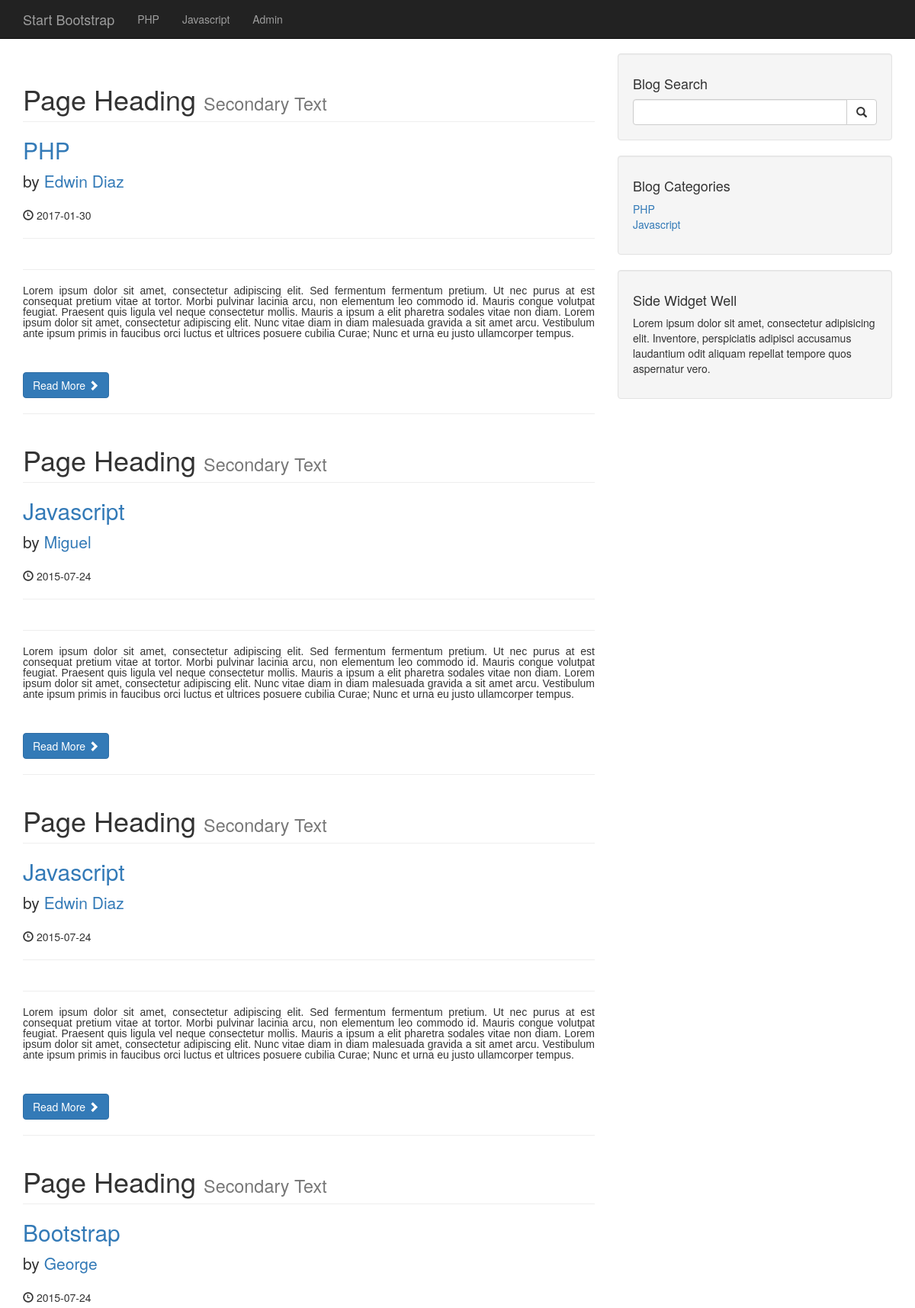
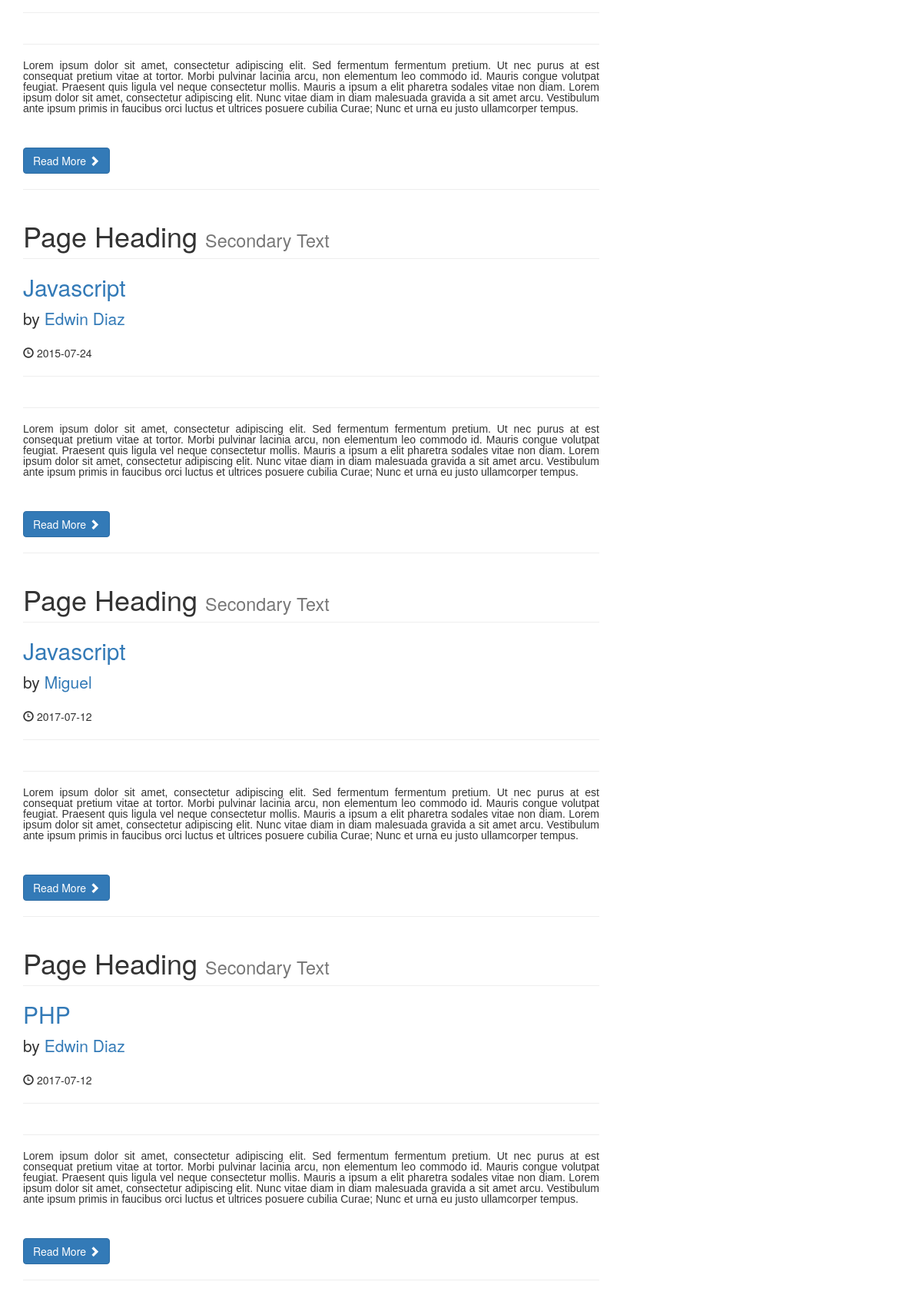
Page /cms/index.php (upper part) on the committed database (2 pictures, top to bottom).
### tables this page shows
CREATE TABLE `categories` (
  `cat_id` int(3) NOT NULL,
  `cat_title` varchar(255) NOT NULL
);

CREATE TABLE `posts` (
  `post_id` int(3) NOT NULL,
  `post_category_id` int(3) NOT NULL,
  `post_title` varchar(255) NOT NULL,
  `post_author` varchar(255) NOT NULL,
  `post_user` varchar(255) NOT NULL,
  `post_date` date NOT NULL,
  `post_image` text NOT NULL,
  `post_content` text NOT NULL,
  `post_tags` varchar(255) NOT NULL,
  `post_comment_count` varchar(255) NOT NULL,
  `post_status` varchar(255) NOT NULL DEFAULT 'draft',
  `post_views_count` int(11) NOT NULL
);

### cms/index.php (the view, shortened to what this page needs)
<?php
    include "includes/db.php"
?>
<?php
    include "includes/header.php"
?>
    <?php
        include "includes/navigation.php"
    ?>
    <div class="container">
        <div class="row">
            <div class="col-md-8">
                <?php
                    $query = "SELECT * FROM posts";
                    $select_all_posts_query = mysqli_query($connection, $query);
                    while($row = mysqli_fetch_assoc($select_all_posts_query))
                    {
                        $post_title =  $row['post_title'];
                        $post_author =  $row['post_author'];
                        $post_date =  $row['post_date'];
                        $post_content =  $row['post_content'];
                        ?>
                        <h1 class="page-header">
                            Page Heading
                            <small>Secondary Text</small>
                        </h1>
                        <h2>
                            <a href="#"><?php echo $post_title ?></a>
                        </h2>
                        <p class="lead">
                            by <a href="index.php"><?php echo $post_author ?></a>
                        </p>
                        <p><span class="glyphicon glyphicon-time"></span> <?php echo $post_date ?></p>
                        <hr>
                        <hr>
                        <p><?php echo $post_content ?></p>
                        <a class="btn btn-primary" href="#">Read More <span class="glyphicon glyphicon-chevron-right"></span></a>
                        <hr>
                <?php
                    }
                ?>
            </div>
            <?php
                include "includes/sidebar.php"
            ?>
        </div>
<?php
    include "includes/footer.php"
?>

### cms/includes/navigation.php (shortened to what this page needs)
<nav class="navbar navbar-inverse navbar-fixed-top" role="navigation">
        <div class="container">
            <div class="navbar-header">
                <a class="navbar-brand" href="#">Start Bootstrap</a>
            </div>
            <div class="collapse navbar-collapse" id="bs-example-navbar-collapse-1">
                <ul class="nav navbar-nav">
                    <?php
                        $query = "SELECT * FROM categories";
                        $select_all_categories_query = mysqli_query($connection, $query);
                        while($row = mysqli_fetch_assoc($select_all_categories_query))
                        {
                           $cat_title =  $row['cat_title'];
                           echo "<li><a href='#'>{$cat_title}</a></li>";
                        }
                    ?>
                    <li>
                        <a href="admin">Admin</a>
                    </li>
                </ul>
            </div>
        </div>
    </nav>

### cms/includes/sidebar.php (shortened to what this page needs)
<div class="col-md-4">
                <div class="well">
                    <h4>Blog Search</h4>
                    <form action="search.php" method="post">
                    <div class="input-group">
                        <input name="search" type="text" class="form-control">
                        <span class="input-group-btn">
                            <button name="submit" class="btn btn-default" type="submit">
                                <span class="glyphicon glyphicon-search"></span>
                        </button>
                        </span>
                    </div>
                    </form>
                </div>
                <div class="well">
                    <?php
                        $query = "SELECT * FROM categories";
                        $select_categories_sidebar = mysqli_query($connection, $query);
                    ?>
                    <h4>Blog Categories</h4>
                    <div class="row">
                        <div class="col-lg-12">
                            <ul class="list-unstyled">
                                <?php
                                    while($row = mysqli_fetch_assoc($select_categories_sidebar))
                                    {
                                       $cat_title =  $row['cat_title'];
                                       echo "<li><a href='#'>{$cat_title}</a></li>";
                                    }
                                ?>
                            </ul>
                        </div>
                    </div>
                </div>
                <?php include "widget.php" ?>
            </div>

### cms/css/blog-home.css (style rules this page uses)
body { padding-top: 70px; }

### rows in the picture
categories: cat_title "PHP"
categories: cat_title "Javascript"
posts: post_title "PHP", post_author "Edwin Diaz", post_date "2017-01-30", post_content "Lorem ipsum dolor sit amet, consectetur adipiscing elit. Sed fermentum fermentum pretium. Ut nec purus at est consequat pretium vitae at tortor. Morbi pulvinar lacinia arcu, non elementum leo commodo id. Mauris congue volutpat feugiat. Praesent quis ligula vel neque consectetur mollis. Mauris a ipsum a elit pharetra sodales vitae non diam. Lorem ipsum dolor sit amet, consectetur adipiscing elit. Nunc vitae diam in diam malesuada gravida a sit amet arcu. Vestibulum ante ipsum primis in faucibus orci luctus et ultrices posuere cubilia Curae; Nunc et urna eu justo ullamcorper tempus."
posts: post_title "Javascript", post_author "Miguel", post_date "2015-07-24", post_content "Lorem ipsum dolor sit amet, consectetur adipiscing elit. Sed fermentum fermentum pretium. Ut nec purus at est consequat pretium vitae at tortor. Morbi pulvinar lacinia arcu, non elementum leo commodo id. Mauris congue volutpat feugiat. Praesent quis ligula vel neque consectetur mollis. Mauris a ipsum a elit pharetra sodales vitae non diam. Lorem ipsum dolor sit amet, consectetur adipiscing elit. Nunc vitae diam in diam malesuada gravida a sit amet arcu. Vestibulum ante ipsum primis in faucibus orci luctus et ultrices posuere cubilia Curae; Nunc et urna eu justo ullamcorper tempus."
posts: post_title "Javascript", post_author "Edwin Diaz", post_date "2015-07-24", post_content "Lorem ipsum dolor sit amet, consectetur adipiscing elit. Sed fermentum fermentum pretium. Ut nec purus at est consequat pretium vitae at tortor. Morbi pulvinar lacinia arcu, non elementum leo commodo id. Mauris congue volutpat feugiat. Praesent quis ligula vel neque consectetur mollis. Mauris a ipsum a elit pharetra sodales vitae non diam. Lorem ipsum dolor sit amet, consectetur adipiscing elit. Nunc vitae diam in diam malesuada gravida a sit amet arcu. Vestibulum ante ipsum primis in faucibus orci luctus et ultrices posuere cubilia Curae; Nunc et urna eu justo ullamcorper tempus."
posts: post_title "Bootstrap", post_author "George", post_date "2015-07-24", post_content "Lorem ipsum dolor sit amet, consectetur adipiscing elit. Sed fermentum fermentum pretium. Ut nec purus at est consequat pretium vitae at tortor. Morbi pulvinar lacinia arcu, non elementum leo commodo id. Mauris congue volutpat feugiat. Praesent quis ligula vel neque consectetur mollis. Mauris a ipsum a elit pharetra sodales vitae non diam. Lorem ipsum dolor sit amet, consectetur adipiscing elit. Nunc vitae diam in diam malesuada gravida a sit amet arcu. Vestibulum ante ipsum primis in faucibus orci luctus et ultrices posuere cubilia Curae; Nunc et urna eu justo ullamcorper tempus."
posts: post_title "Javascript", post_author "Edwin Diaz", post_date "2015-07-24", post_content "Lorem ipsum dolor sit amet, consectetur adipiscing elit. Sed fermentum fermentum pretium. Ut nec purus at est consequat pretium vitae at tortor. Morbi pulvinar lacinia arcu, non elementum leo commodo id. Mauris congue volutpat feugiat. Praesent quis ligula vel neque consectetur mollis. Mauris a ipsum a elit pharetra sodales vitae non diam. Lorem ipsum dolor sit amet, consectetur adipiscing elit. Nunc vitae diam in diam malesuada gravida a sit amet arcu. Vestibulum ante ipsum primis in faucibus orci luctus et ultrices posuere cubilia Curae; Nunc et urna eu justo ullamcorper tempus."
posts: post_title "Javascript", post_author "Miguel", post_date "2017-07-12", post_content "Lorem ipsum dolor sit amet, consectetur adipiscing elit. Sed fermentum fermentum pretium. Ut nec purus at est consequat pretium vitae at tortor. Morbi pulvinar lacinia arcu, non elementum leo commodo id. Mauris congue volutpat feugiat. Praesent quis ligula vel neque consectetur mollis. Mauris a ipsum a elit pharetra sodales vitae non diam. Lorem ipsum dolor sit amet, consectetur adipiscing elit. Nunc vitae diam in diam malesuada gravida a sit amet arcu. Vestibulum ante ipsum primis in faucibus orci luctus et ultrices posuere cubilia Curae; Nunc et urna eu justo ullamcorper tempus."
posts: post_title "PHP", post_author "Edwin Diaz", post_date "2017-07-12", post_content "Lorem ipsum dolor sit amet, consectetur adipiscing elit. Sed fermentum fermentum pretium. Ut nec purus at est consequat pretium vitae at tortor. Morbi pulvinar lacinia arcu, non elementum leo commodo id. Mauris congue volutpat feugiat. Praesent quis ligula vel neque consectetur mollis. Mauris a ipsum a elit pharetra sodales vitae non diam. Lorem ipsum dolor sit amet, consectetur adipiscing elit. Nunc vitae diam in diam malesuada gravida a sit amet arcu. Vestibulum ante ipsum primis in faucibus orci luctus et ultrices posuere cubilia Curae; Nunc et urna eu justo ullamcorper tempus."
